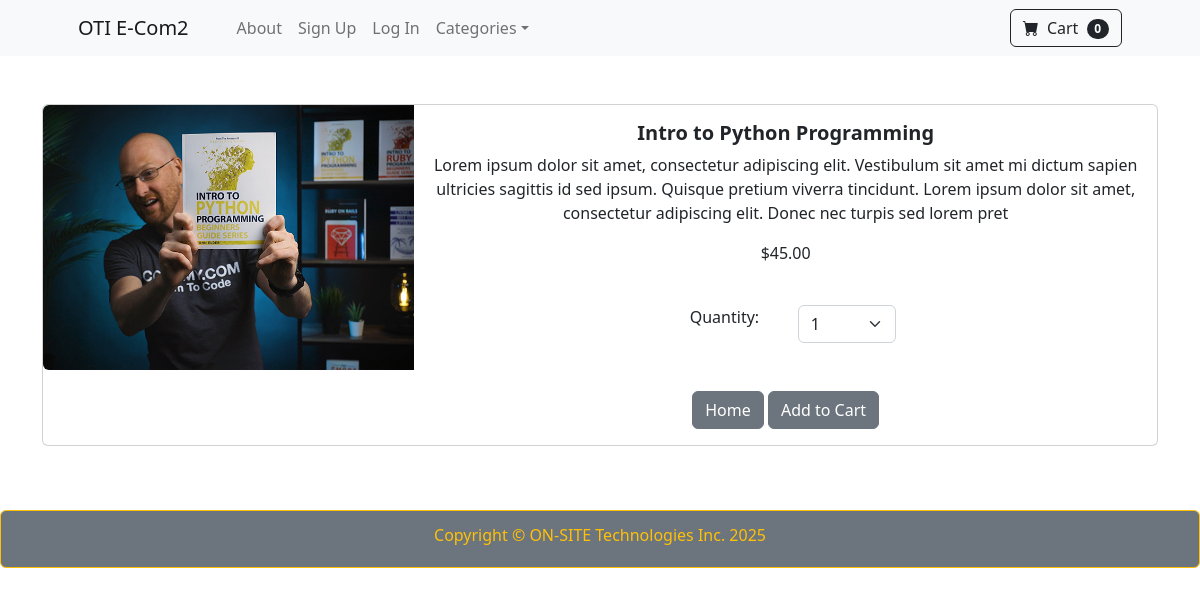
Before: /product/3 with the older database file.
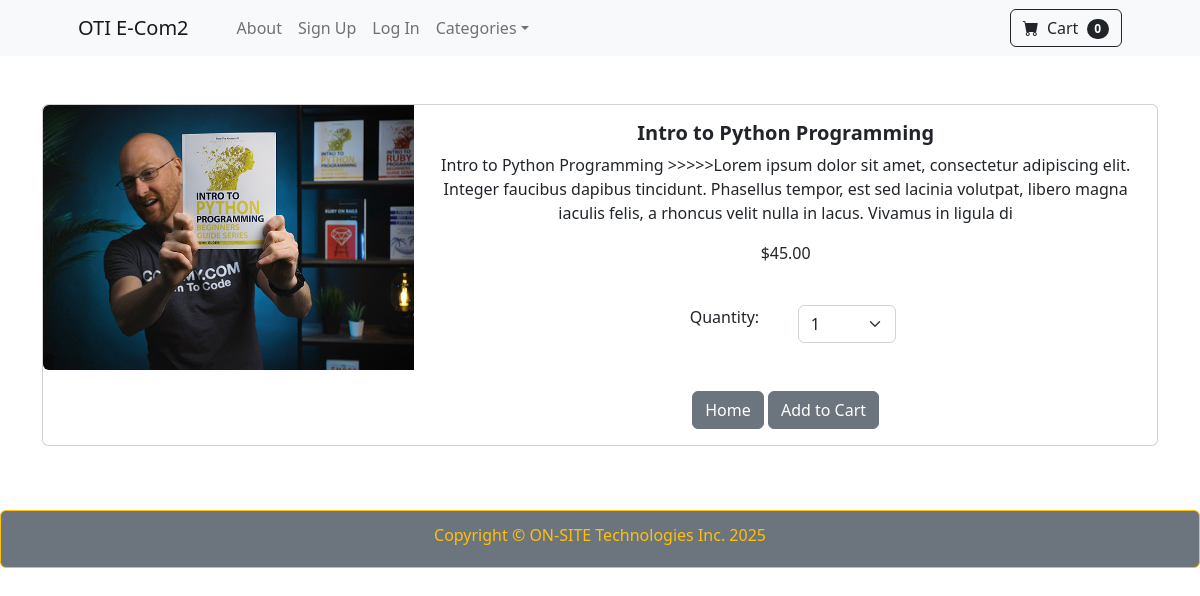
After: the same page with the newer database file.
### store/models.py (models this page shows, shortened)
class Product (models.Model):
    name = models.CharField(max_length=100)
    category = models.ForeignKey(Category, on_delete=models.CASCADE, default=1)
    price = models.DecimalField(max_digits=6, decimal_places=2, db_default=0)
    description = models.CharField(max_length=250, default='', blank=True, null=True)
    image = models.ImageField(upload_to='uploads/product/')
    is_sale = models.BooleanField(db_default=False)
    sale_price = models.DecimalField(max_digits=6, decimal_places=2, db_default=0)

### store/views.py (the view)
# urls.py: path('product/<int:pk>', views.product, name='product'),
def product(request,pk):
    product = Product.objects.get(id=pk)
    return render(request, 'product.html', {'product': product})

### cart/cart.py (called while the page is built)
    def __len__(self):
        return len(self.cart)

### cart/context_processors.py (called while the page is built)
def cart(request):
    return {'cart': Cart(request)}

### store/templates/product.html (shortened to what this page needs)
{% extends 'base.html' %}
{% block content %}
<div class="container">
    <br><br>
        <div class="card mb-3">
            <div class="row g-0">
                <div class="col-md-4">
                <img src="{{ product.image.url }}" class="img-fluid rounded-start" alt="...">
                </div>
                <div class="col-md-8">
                    <center>
                    <div class="card-body">
                        <h5 class="card-title fw-bolder">{{ product.name }}</h5>
                        <p class="card-text ">{{ product.description }}</p>
                        {% if product.is_sale %}
                            <div class="d-flex justify-content-center fw-normal text-warning bg-black mb-2">
                                <div class="bi-star-fill"></div>
                                    &nbsp;&nbsp;Sale!!&nbsp;&nbsp;
                                <div class="bi-star-fill"></div>
                            </div>
                            <p class="card-text">$<strike>{{ product.price }}</strike> ${{ product.sale_price }}</p>
                        {% else %}
                            <p class="card-text">${{ product.price }}</p>
                        {% endif %}
                        <br>
                        <div class="row justify-content-center">
                            <div class="col-md-2">Quantity: </div>
                            <div class="col-md-2">
                                <select class="form-select" id="qty-cart">
                                    <option value="1">1</option>
                                </select>
                            </div>
                        </div>
                        <br><br>
                        <a href="{% url 'home' %}" class="btn btn-secondary">Home</a>
                        <button class="btn btn-secondary" type="button" value="{{ product.id }}" id="add-cart">Add to Cart</button>
                    </div>
                    </center>
                </div>
            </div>
        </div>
</div>
<br><br>
{% endblock %}

Changed rows visible on the page:
changed Product "Intro to Python Programming": description "Lorem ipsum dolor sit amet, consectetur adipiscing elit. Vestibulum sit amet mi dictum sapien ultricies sagittis id sed ipsum. Quisque pretium viverra tincidunt. Lorem ipsum dolor sit amet, consectetur adipiscing elit. Donec nec turpis sed lorem pret" → "Intro to Python Programming >>>>>Lorem ipsum dolor sit amet, consectetur adipiscing elit. Integer faucibus dapibus tincidunt. Phasellus tempor, est sed lacinia volutpat, libero magna iaculis felis, a rhoncus velit nulla in lacus. Vivamus in ligula di"
